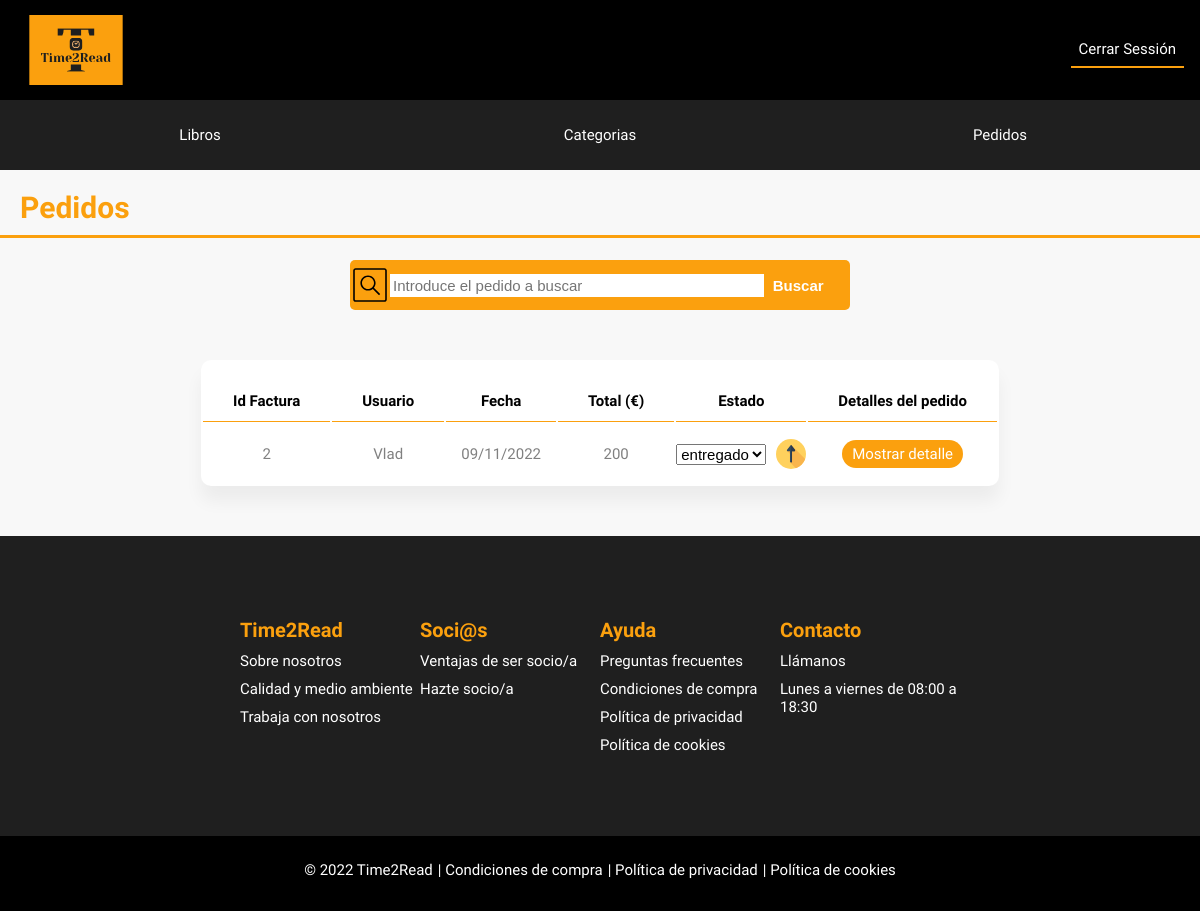
Page /index.php?controller=Pedido&action=mostrarPedidos (signed in) on the earlier database version.
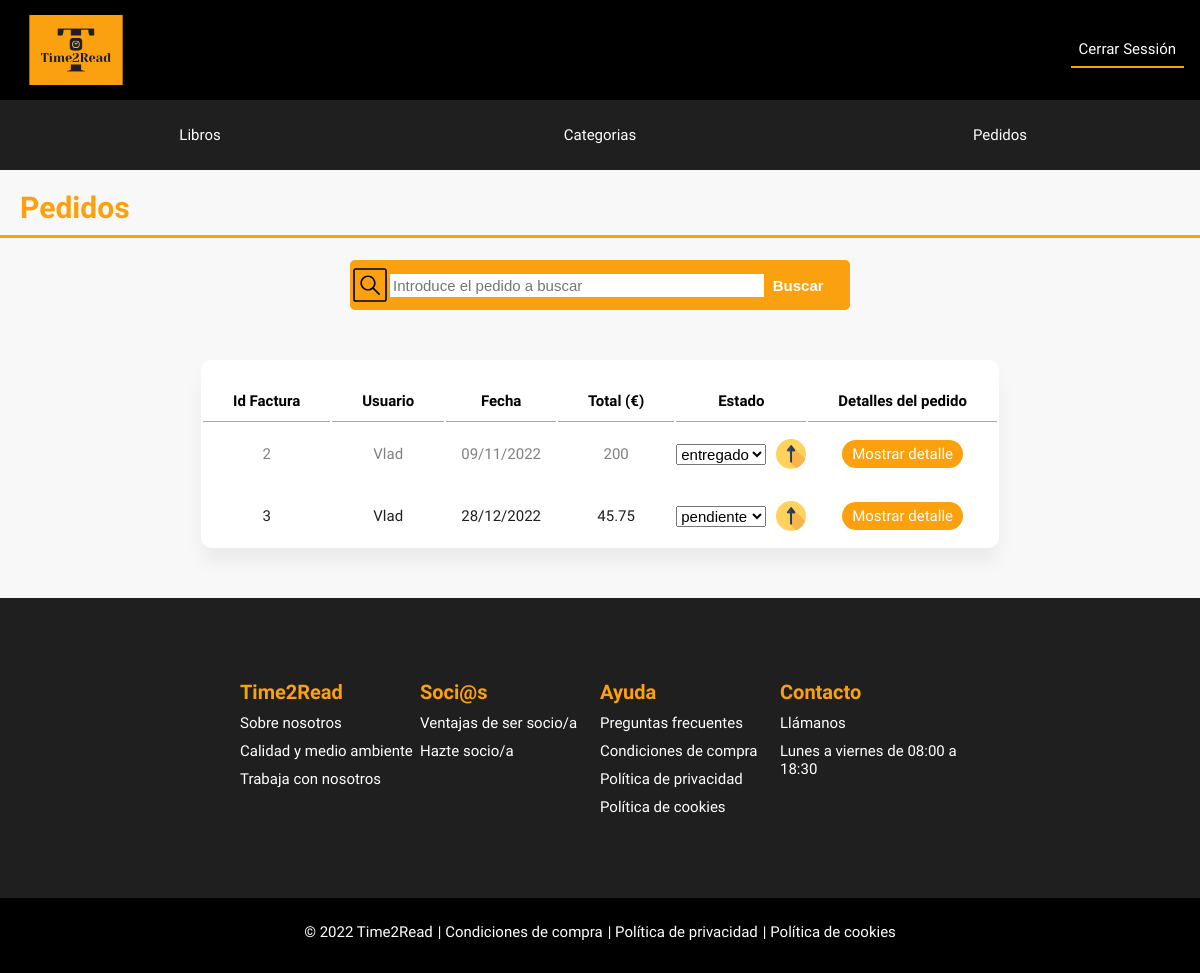
Same page on the later database version.
### tables this page shows
CREATE TABLE `factura` (
  `id_factura` int(11) NOT NULL,
  `fk_id_usuario` int(11) DEFAULT NULL,
  `fecha` date NOT NULL,
  `total` float NOT NULL,
  `estado` int(11) NOT NULL
);

CREATE TABLE `usuario` (
  `id_usuario` int(20) NOT NULL,
  `nombre` varchar(100) NOT NULL,
  `apellidos` varchar(100) NOT NULL,
  `direccion` varchar(70) NOT NULL,
  `email` varchar(50) NOT NULL,
  `clave` varchar(200) NOT NULL,
  `foto` varchar(60) NOT NULL,
  `estado` tinyint(1) NOT NULL
);

### models/database.php (called while the page is built, shortened)
<?php
class Database{
    public function __construct(){
        $servername = "localhost";
        $dbname= "biblioteca";
        $username = "root";
        $password = "";
        try{
		$this->db = new PDO("mysql:host=$servername;dbname=$dbname",$username, $password);
        }
        catch(PDOException $error)
        {
            echo "Connection failed: ". $error->getMessage();
        }
    }
}

### models/pedidos.php (called while the page is built, shortened)
<?php
require_once("database.php");
class Pedido extends Database
{
    public function obtenerPedido()
    {
        $consulta = $this->db->prepare("SELECT id_factura, U.nombre AS nombreusu, fecha, total, F.estado AS id_estado FROM factura F INNER JOIN usuario U ON U.id_usuario = F.fk_id_usuario INNER JOIN estado_factura  E ON F.estado = E.id_estado");
        $consulta->execute();
        $resultado = $consulta->fetchAll();
        return $resultado;
    }
    public function obtenerEstados(){
        $consulta = $this->db->prepare("SELECT * FROM estado_factura");
        $consulta->execute();
        $resultado = $consulta->fetchAll();
        return $resultado;
    }
}

### functions.php (called while the page is built, shortened)
<?php
function transformarFecha($fecha){
    $objFecha = date_create_from_format('Y-m-d', $fecha);
    $formatFecha = date_format($objFecha, 'd/m/Y');
    return $formatFecha;
}

### views/adminPanel/tablaPedidos.php (the view)
<?php
echo "
<div class='admin-panel-content-container'>
<div class='admin-panel-title-container'>
    <h1 class='admin-panel-title'>Pedidos</h1>
    <div class='orange-line'></div>
</div>";
require_once "views/adminPanel/buscadorPedidos.php";
echo "<table class='admin-panel-page-table'>
    <tr>
        <th>Id Factura</th>
        <th>Usuario</th>
        <th>Fecha</th>
        <th>Total (€)</th>
        <th>Estado</th>
        <th>Detalles del pedido</th>
    </tr>";
foreach ($catalogo as $pedido) {
    echo " <tr>
        <td class='text'>" . $pedido['id_factura'] . "</td>
        <td class='text'>" . $pedido['nombreusu'] . "</td>
        <td class='text'>" . transformarFecha($pedido['fecha']) . "</td>
        <td class='text'>" . $pedido['total'] . "</td>
        <td><form class='admin-panel-pedido-editar-estado-form' method='post' action='index.php?controller=Pedido&action=editarEstado'>
            <input readonly class='ocult' name='id_factura' id='id_factura' value='".$pedido['id_factura']."'>
            <select name='estado' id='estado'>";
                    foreach ($estados as $estado){
                        if($pedido['id_estado']==$estado['id_estado']){
                            echo "<option selected value='".$estado['id_estado']."'>".$estado['estado']."</option>";
                        }else {
                            echo "<option value='".$estado['id_estado']."'>".$estado['estado']."</option>";
                        }
                    }
    echo    "</select>
            <input class='admin-panel-pedido-submit-button' type='image' name='submit' src='./img/upload2.svg' alt='Confirmar'>
        </form></td>
        <td class='admin-panel-page-table-td-link'><a class='details-comanda-link' href='index.php?controller=Pedido&action=mostrarFacturas&id=". $pedido['id_factura'] . "'>Mostrar detalle</a></td>
        </tr>";
}
echo "</table>
</div>";

Differences in the rows shown:
added factura: id_factura "3", fk_id_usuario.nombre "Vlad", total "45.75"
